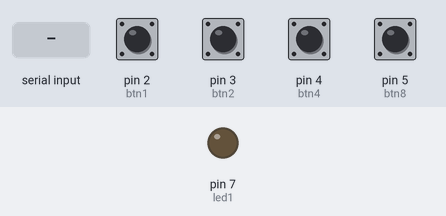
This sketch was run on a simulated Arduino Uno, built with avr-gcc and run on an emulated ATmega328P. Shown: output pins drawn as LEDs (lit = HIGH). Dashed ring = blinking. The inputs (shaded band) are chosen by the test bench; at power-on: pin 2 (btn1), pin 3 (btn2), pin 4 (btn4), pin 5 (btn8) LOW.

Above: at 1.5 s.
1.6 s: "Enciendete: 90\n" received over Serial
At 2.4 s:
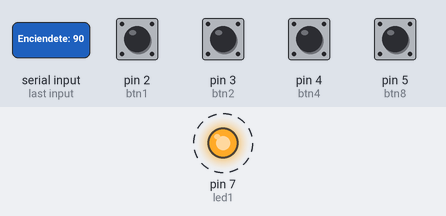
Timing chart, 0 to 10.7 s (numbered marks = the images above; inputs shaded):
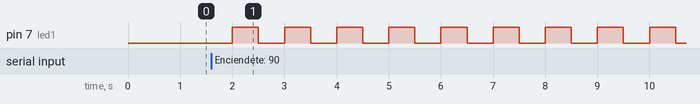

Measured:
- after the input at 1.6 s, pin 7 (led1): alternates HIGH for 0.50 s and LOW for 0.50 s, starting after 0.40 s

The sketch:

LEDS_BOTONES.ino
```cpp
const int btn1 = 2;
const int btn2 = 3;
const int btn4 = 4;
const int btn8 = 5;
const int led1 = 7;

void setup() {
  pinMode(btn1, INPUT);
  pinMode(btn2, INPUT);
  pinMode(btn4, INPUT);
  pinMode(btn8, INPUT);
  pinMode(led1, OUTPUT);
  Serial.begin(9600);
}

void loop() {
  int sumatoria = 0;
  delay(500);
  if (digitalRead(btn1) == HIGH) {
    sumatoria += 1;
  }
  if (digitalRead(btn2) == HIGH) {
    sumatoria += 2;
  }
  if (digitalRead(btn4) == HIGH) {
    sumatoria += 4;
  }
  if (digitalRead(btn8) == HIGH) {
    sumatoria += 8;
  }
  if (sumatoria > 0) {
    Serial.println("Suma total: " + String(sumatoria));
  }
  if (Serial.available() > 0) {
    String input = Serial.readStringUntil('\n');
    if (input.startsWith("Enciendete: ")) {
      int numero = input.substring(12).toInt();
      for (int i = 0; i < numero; i++) {
        digitalWrite(led1, HIGH);
        delay(500);
        digitalWrite(led1, LOW);
        delay(500);
      }
    }
  }
}
```
